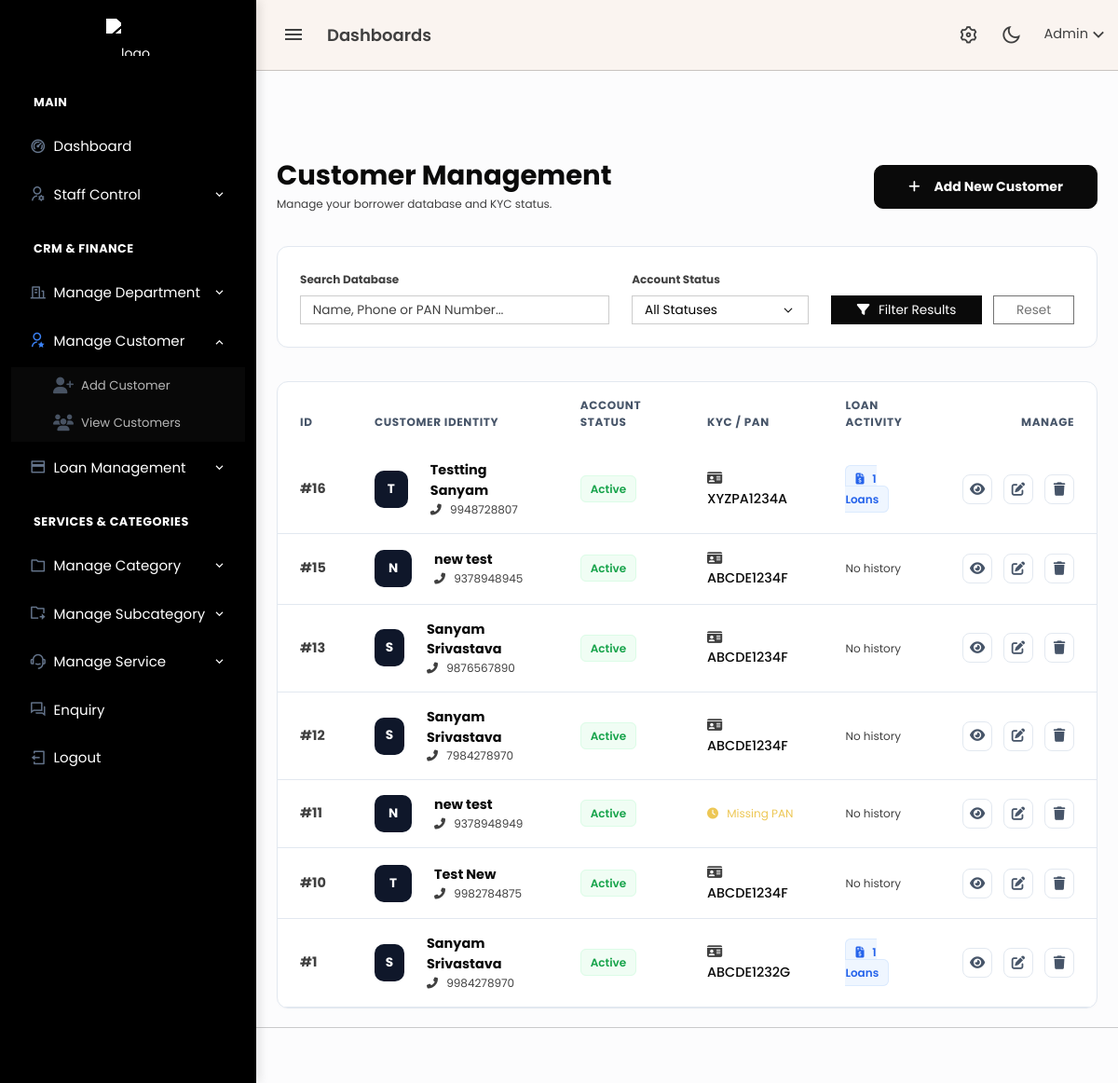
Before: /admin/customers.php (signed in) with the older database file.
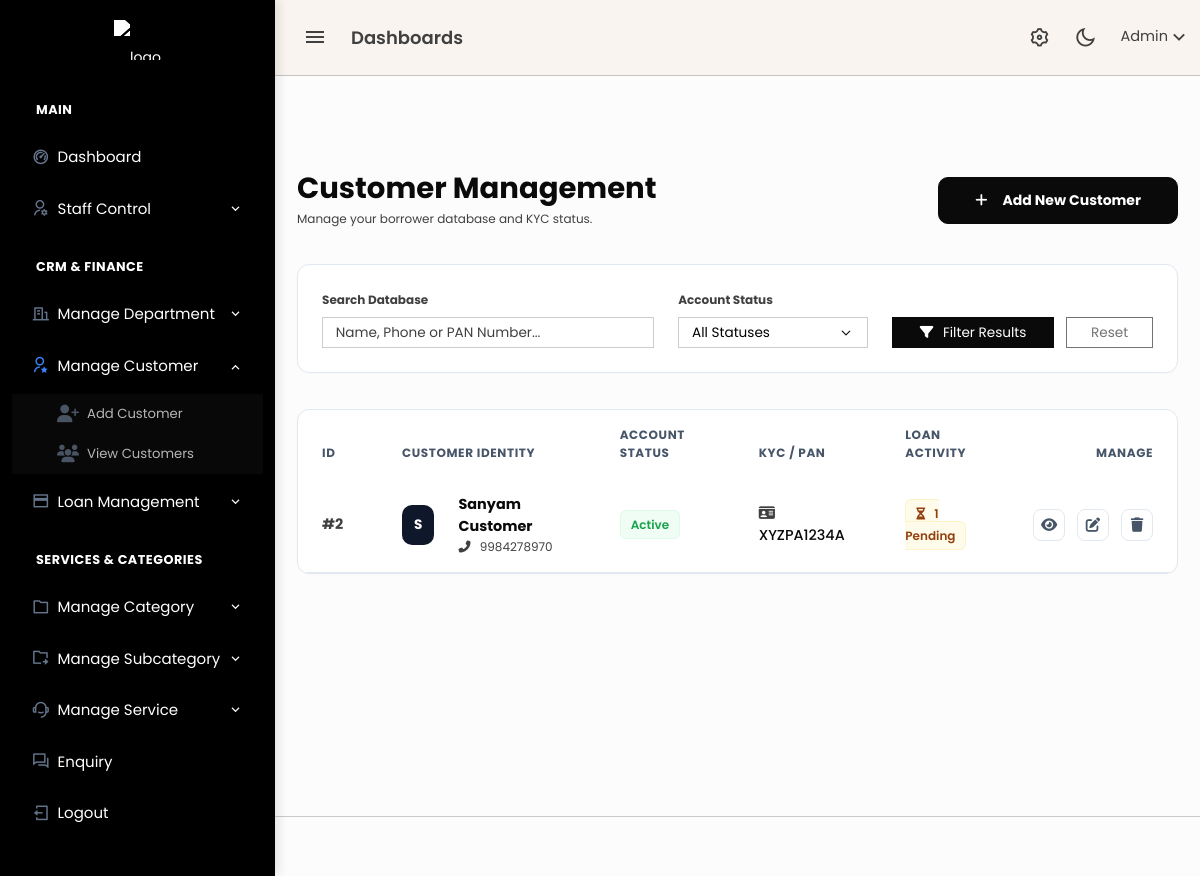
After: the same page with the newer database file.
### tables this page shows
CREATE TABLE `customers` (
  `id` bigint(20) UNSIGNED NOT NULL,
  `full_name` varchar(255) NOT NULL,
  `email` varchar(255) NOT NULL,
  `phone` varchar(20) NOT NULL,
  `password` varchar(255) NOT NULL,
  `aadhaar_number` varchar(20) DEFAULT NULL,
  `status` enum('active','blocked') DEFAULT 'active',
  `created_at` timestamp NOT NULL DEFAULT current_timestamp(),
  `updated_at` timestamp NOT NULL DEFAULT current_timestamp() ON UPDATE current_timestamp()
);

### admin/customers.php (the view, shortened to what the rows shown need)
<?php
include 'header.php';
echo '<link rel="stylesheet" href="https://cdnjs.cloudflare.com/ajax/libs/font-awesome/6.4.2/css/all.min.css">';
$query = "SELECT c.*, cp.pan_number,
          (SELECT COUNT(*) FROM loan_applications WHERE customer_id = c.id) as total_loans,
          (SELECT COUNT(*) FROM loan_applications WHERE customer_id = c.id AND status='pending') as pending_loans
          FROM customers c
          LEFT JOIN customer_profiles cp ON c.id = cp.customer_id
          WHERE 1=1";
$query .= " ORDER BY c.id DESC";
$result = mysqli_query($conn, $query);
?>
<div class="content-page">
    <div class="content">
        <div class="container-fluid pt-5">
            <div class="d-flex justify-content-between align-items-center mb-4">
                <div>
                    <h2 class="fw-bold text-dark mb-1">Customer Management</h2>
                </div>
            </div>
            <div class="card card-modern">
                <div class="card-body p-0">
                    <div class="table-responsive">
                        <table class="table table-modern mb-0">
                            <thead>
                                <tr>
                                    <th width="80">ID</th>
                                    <th>Customer Identity</th>
                                    <th>Account Status</th>
                                    <th>KYC / PAN</th>
                                    <th>Loan Activity</th>
                                    <th width="150" class="text-end">Manage</th>
                                </tr>
                            </thead>
                            <tbody>
                                <?php if (mysqli_num_rows($result) > 0) : ?>
                                    <?php while ($row = mysqli_fetch_assoc($result)) : ?>
                                        <tr>
                                            <td class="text-muted fw-bold">#<?= $row['id'] ?></td>
                                            <td>
                                                <div class="d-flex align-items-center">
                                                    <div class="avatar-slate me-3"><?= strtoupper(substr($row['full_name'], 0, 1)) ?></div>
                                                    <div>
                                                        <div class="fw-bold text-dark"><?= htmlspecialchars($row['full_name']) ?></div>
                                                        <div class="text-muted small"><i class="fas fa-phone-alt me-1"></i> <?= htmlspecialchars($row['phone']) ?></div>
                                                    </div>
                                                </div>
                                            </td>
                                            <td>
                                                <?php if ($row['status'] == 'active') : ?>
                                                    <span class="badge-soft badge-active">Active</span>
                                                <?php else : ?>
                                                    <span class="badge-soft badge-blocked">Blocked</span>
                                                <?php endif; ?>
                                            </td>
                                            <td>
                                                <?php if ($row['pan_number']) : ?>
                                                    <span class="text-dark fw-medium"><i class="fas fa-id-card me-1 text-muted"></i> <?= $row['pan_number'] ?></span>
                                                <?php else : ?>
                                                    <span class="text-warning small"><i class="fas fa-clock me-1"></i> Missing PAN</span>
                                                <?php endif; ?>
                                            </td>
                                            <td>
                                                <?php if ($row['pending_loans'] > 0) : ?>
                                                    <span class="badge-soft" style="background: #fffbeb; color: #92400e; border-color: #fef3c7;">
                                                        <i class="fas fa-hourglass-half me-1"></i> <?= $row['pending_loans'] ?> Pending
                                                    </span>
                                                <?php elseif ($row['total_loans'] > 0) : ?>
                                                    <span class="badge-soft badge-loan-count">
                                                        <i class="fas fa-file-invoice-dollar me-1"></i> <?= $row['total_loans'] ?> Loans
                                                    </span>
                                                <?php else : ?>
                                                    <span class="text-muted small">No history</span>
                                                <?php endif; ?>
                                            </td>
                                            <td class="text-end">
                                                <div class="d-flex justify-content-end gap-2">
                                                    <a href="customer_view.php?id=<?= $row['id'] ?>" class="btn-action btn-view" title="View Profile">
                                                        <i class="fas fa-eye"></i>
                                                    </a>
                                                    <a href="customer_add.php?id=<?= $row['id'] ?>" class="btn-action btn-edit" title="Edit Customer">
                                                        <i class="fas fa-edit"></i>
                                                    </a>
                                                    <a href="db/delete/customer_delete.php?action=delete&id=<?= $row['id'] ?>"
                                                       class="btn-action btn-delete"
                                                       onclick="return confirm('Are you sure you want to delete this customer? This action cannot be undone.')"
                                                       title="Delete">
                                                        <i class="fas fa-trash"></i>
                                                    </a>
                                                </div>
                                            </td>
                                        </tr>
                                    <?php endwhile; ?>
                                <?php endif; ?>
                            </tbody>
                        </table>
                    </div>
                </div>
            </div>
        </div>
    </div>
</div>
<?php include 'footer.php'; ?>

Changed rows visible on the page:
removed customers: id "16", full_name "T", full_name "Testting Sanyam", phone "9948728807", status "Active", pan_number "XYZPA1234A", total_loans "1"
removed customers: id "15", full_name "N", full_name "new test", phone "9378948945", status "Active", pan_number "ABCDE1234F", shows "No history"
removed customers: id "13", full_name "S", full_name "Sanyam Srivastava", phone "9876567890", status "Active", pan_number "ABCDE1234F", shows "No history"
removed customers: id "12", full_name "S", full_name "Sanyam Srivastava", phone "7984278970", status "Active", pan_number "ABCDE1234F", shows "No history"
removed customers: id "11", full_name "N", full_name "new test", phone "9378948949", status "Active", shows "Missing PAN", shows "No history"
removed customers: id "10", full_name "T", full_name "Test New", phone "9982784875", status "Active", pan_number "ABCDE1234F", shows "No history"
removed customers: id "1", full_name "S", full_name "Sanyam Srivastava", phone "9984278970", status "Active", pan_number "ABCDE1232G", total_loans "1"
added customers: id "2", full_name "S", full_name "Sanyam Customer", phone "9984278970", status "Active", pan_number "XYZPA1234A", pending_loans "1"
